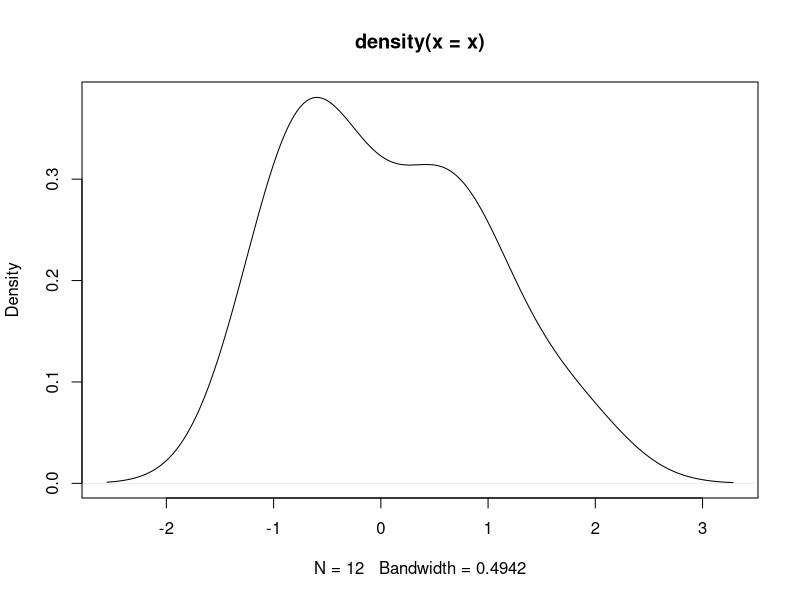
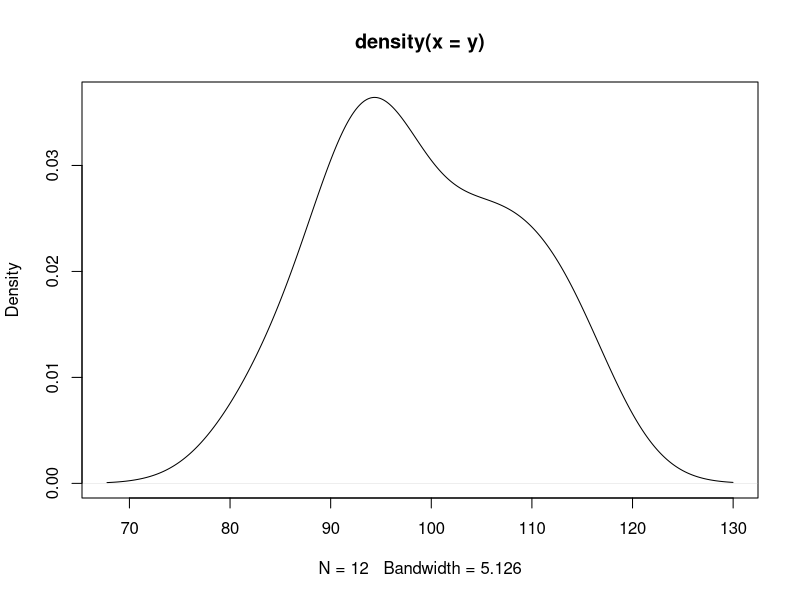
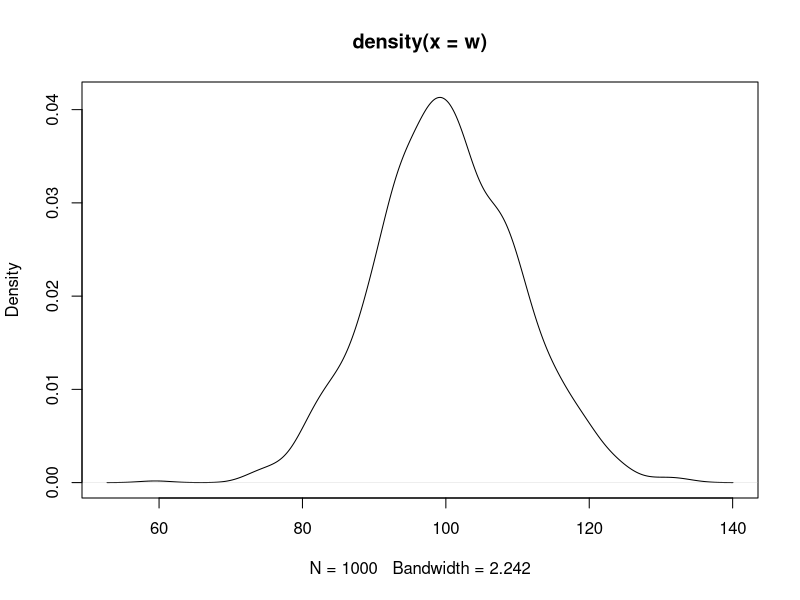
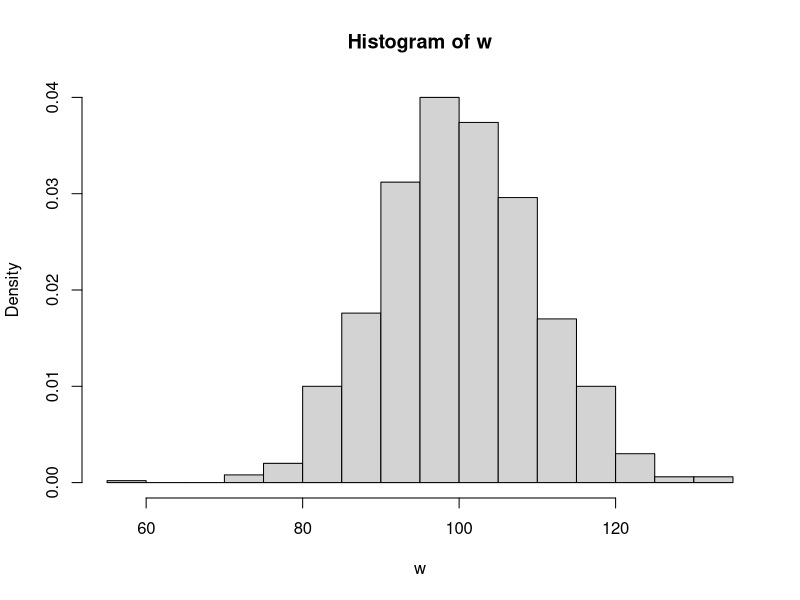
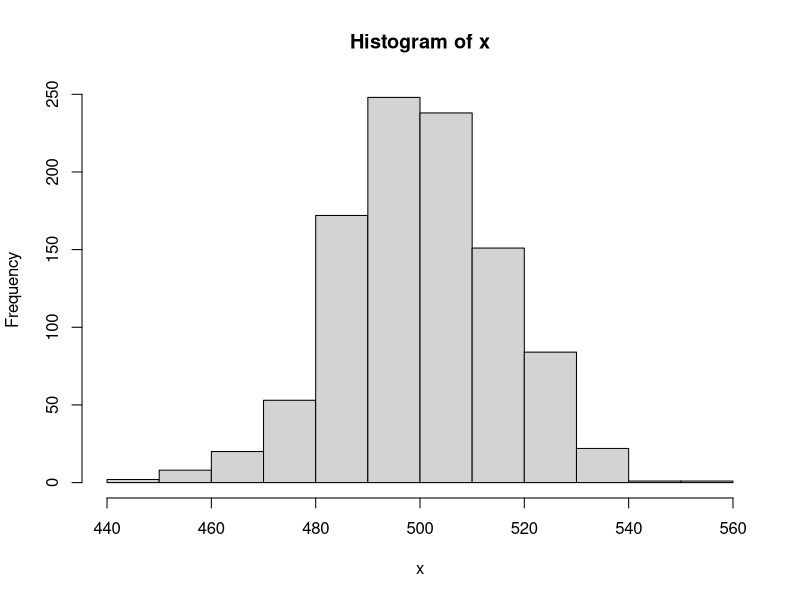
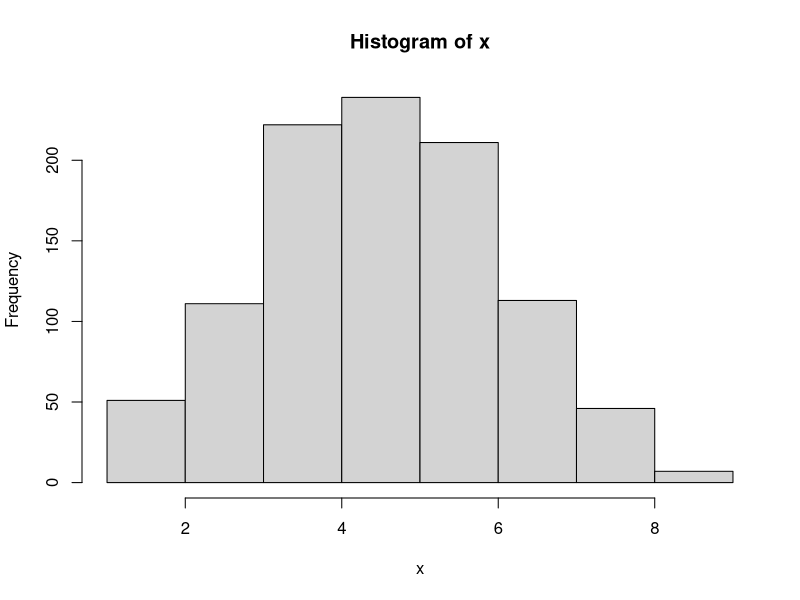
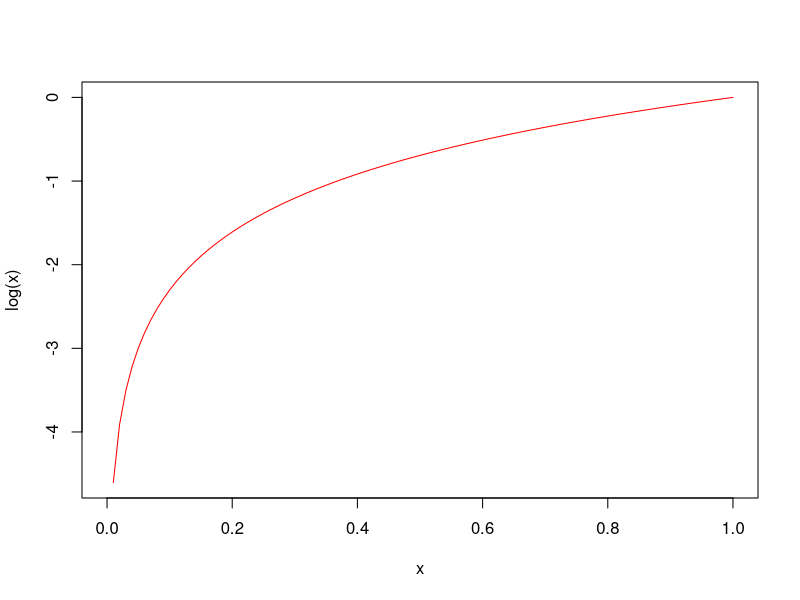
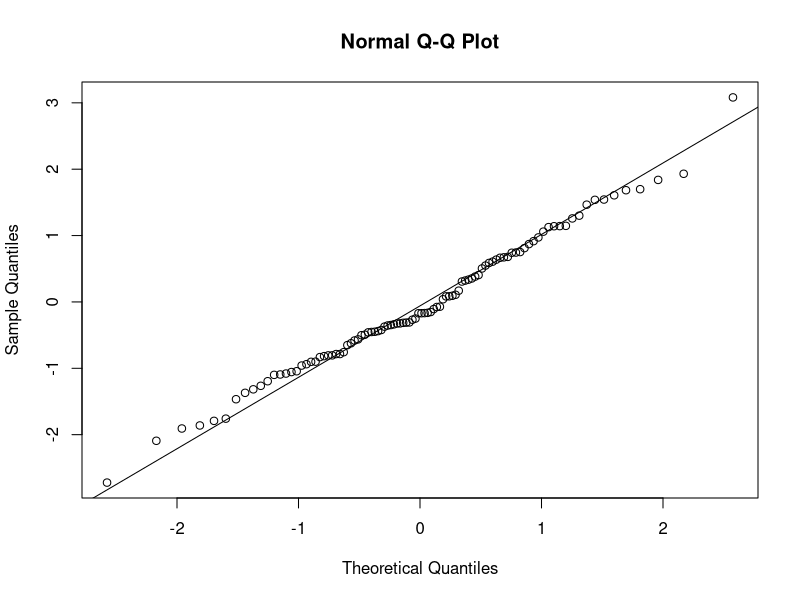

Here is the R script that generated these plots, in order:
# Aula 8 - Estatística Computacional

# função BoxMüller retorna uma amostra de tamanho n de uma distribuição 
# normal com média mu e desvio padrão sigma utilizando o método de 
# Box-Müller modificado (polar)
BoxMuller = function(n, mu=0, sigma=1){
  # Polar: função que retorna dois números normais
  Polar = function(){  # função sem argumento
    repeat{
      u = runif(2, -1, 1) # 2 v. uniformes U(-1,1)
      r2 = as.numeric(u %*% u) # toma o quadrado
      if((r2 > 0) & (r2 < 1)) break
    } # fim do repeat
    ff = sqrt(-2 * log(r2) / r2)
    y = ff * u # vetor de dim 2 com var. normais padrao ind.
    y
  } # fim de polar
  if(n %% 2 == 0){ # n par
    k = n %/% 2 # pega a parte inteira da div.
    for(ki in 1:k){
      if(ki == 1) x = c(Polar()) else x = c(x, Polar())
    }  # for
  } else{ # n impar
    k = n %/% 2
    if(k == 0){ 
      x = Polar()[1]
    } else{
      for(ki in 1:k){
        if(ki == 1) x = c(Polar()) else x = c(x, Polar())
      } # for
      x = c(x, Polar()[1])
    } # else interno
  } # else n par
  x = x * sigma + mu  # transformar de N(0, 1) para N(mu, sigma)
  return(x)
} # fim de BoxMuller

# Exemplos de uso:

n = 12
(x = BoxMuller(n))
plot(density(x))
mean(x)
sd(x)
(y = BoxMuller(n, 100, 10))
plot(density(y))
mean(y)
sd(y)
par(mfrow= c(1,1))
n = 1000
w = BoxMuller(n, 100, 10)
plot(density(w))
hist(w, probability = T)


Polar = function(){  # função sem argumento
  repeat{
    u = runif(2, -1, 1) # 2 v. uniformes U(-1,1)
    r2 = as.numeric(u %*% u) # toma o quadrado
    if((r2 > 0) & (r2 < 1)) break
  } # fim do repeat
  ff = sqrt(-2 * log(r2) / r2)
  y = ff * u # vetor de dim 2 com var. normais padrao ind.
  y
}

Polar() # gera duas variáveis normais padrão. 

# Algoritmo BU - Binomial uniforme


BU = function(n,p){
  x = 0; k = 0
  repeat{
    u = runif(1)
    k = k + 1
    if(u <= p) x = x + 1
    if(k == n) break
  } # repeat
  return(x)
} # função BU

# Exemplo:
n = 1000
x = BU(n, 0.5) # n experimentos binomial prob de sucesso = 0.5
x # numero de sucessos 

for (i in 2:n) x = c(x, BU(n, 0.5))
x # numero de resultado binomial de ensaios bernoulli
par(mfrow = c(1,1))
hist(x)
mean(x) # np
var(x)  

# Algoritmo BG - Binomial Geométrica

BG = function(n, p){
  if (p > 0.5) pp = 1 - p else pp = p
  y = 0; x = 0; c = log(1-p)
  if (c < 0){
    repeat{
      u = runif(1)
      y = y + trunc(log(u)/c)+1
      if (y <= n){
        x = x + 1
      }else break
    }
  }
  return(x)
} # função BG

# Exemplo 
n = 1000
x = BU(10, 0.5)
for (i in 2:n) x = c(x, BG(10, 0.5))
x # numero de resultado binomial de ensaios bernoulli
par(mfrow = c(1,1))
hist(x)
mean(x) # np
var(x)  

# verificar o grafico da funcção ln
curve(log(x), col = 'red')


# Exercício 

# 1. Obter o QQplot com as funções qqnorm(x);qqline(x) de amostras geradas com o algoritmo
# Box-Müller usando diferentes valores de n (100, 1.000 e 10.000).

n = 100
x = BoxMuller(n)
qqnorm(x)
qqline(x)

n = 1000
x = BoxMuller(n)
qqnorm(x)
qqline(x)

n = 10000
x = BoxMuller(n)
qqnorm(x)
qqline(x)

# 2. Faça o mesmo usando a função qqplot() utilizando os argumentos corretos.

n = 100
qqplot((qnorm(ppoints(n),mean = 0, sd = 1)), BoxMuller(n),
       cex = 0.25, main = 'QQ plot da normal(0,1)', xlab = 'quantis teóricos', ylab = 'quantis amostrais')

n = 1000
qqplot((qnorm(ppoints(n),mean = 0, sd = 1)), BoxMuller(n),
       cex = 0.25, main = 'QQ plot da normal(0,1)', xlab = 'quantis teóricos', ylab = 'quantis amostrais')

n = 10000
qqplot((qnorm(ppoints(n),mean = 0, sd = 1)), BoxMuller(n),
       cex = 0.25, main = 'QQ plot da normal(0,1)', xlab = 'quantis teóricos', ylab = 'quantis amostrais')

# 3. Criar a função BoxMuller1 que retorna uma amostra de tamanho n de uma distribuição
# normal com média μ e desvio padrão σ utilizando o método de Box-Müller original (com as funções trigonométricas).

# a) Gere n = 1000 realizações de v.a.s normais usando as funções BoxMuller e BoxMuller1.
 
BoxMuller1 = function(n, mu=0, sigma=1){
  # Polar: função que retorna dois números normais
  Polar = function(){  # função sem argumento
    repeat{
      u = runif(2, -1, 1) # 2 v. uniformes U(-1,1)
      if((u[1] > 0) & (u[1] < 1) & (u[2] > 0) & (u[2] < 1)) break
    }
    y1 = sqrt(-2 * log(u[1])) * cos(2 * pi * u[2])
    y2 = sqrt(-2 * log(u[1])) * sin(2 * pi * u[2])
    y = c(y1, y2)
  } # fim de polar
  if(n %% 2 == 0){ # n par
    k = n %/% 2 # pega a parte inteira da div.
    for(ki in 1:k){
      if(ki == 1) x = c(Polar()) else x = c(x, Polar())
    }  # for
  } else{ # n impar
    k = n %/% 2
    if(k == 0){ 
      x = Polar()[1]
    } else{
      for(ki in 1:k){
        if(ki == 1) x = c(Polar()) else x = c(x, Polar())
      } # for
      x = c(x, Polar()[1])
    } # else interno
  } # else n par
  x = x * sigma + mu  # transformar de N(0, 1) para N(mu, sigma)
  return(x)
} # fim de BoxMuller


BoxMuller(100)
BoxMuller1(100)

# b) Aplique o teste de Shapiro-Wilk nas duas amostras e interprete o resultado. A função é shapiro.test(amostra).
shapiro.test(BoxMuller(100))  # valor-p maior que 0,5 então a amostra é normal
shapiro.test(BoxMuller1(100)) # valor-p maior que 0,5 então a amostra é normal

# c) Compare os tempos de execução das duas funções ao gerarem n = 10.000 realizações com:
n = 10000
system.time(BoxMuller(n))
system.time(BoxMuller1(n))
